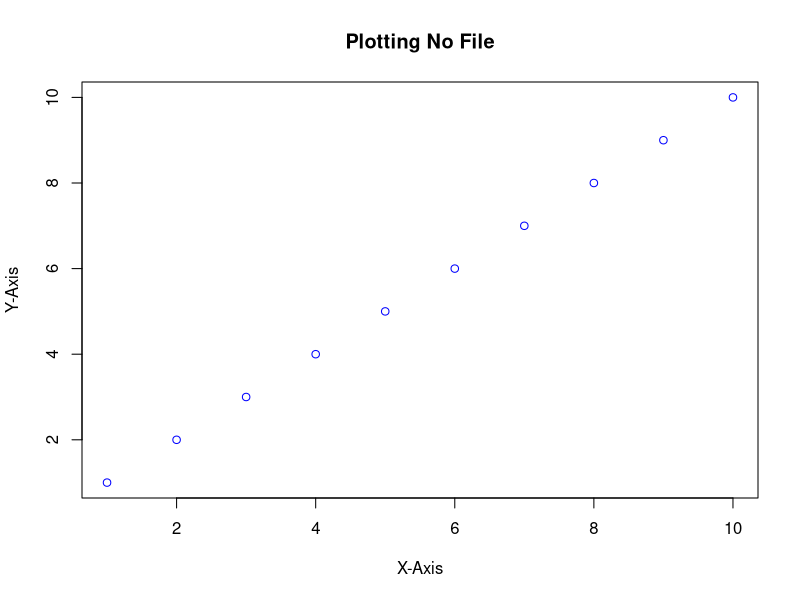
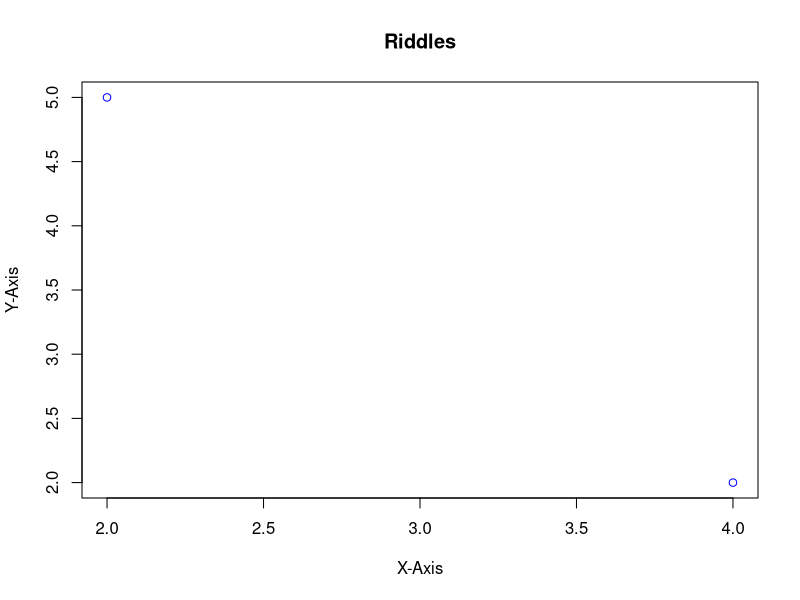
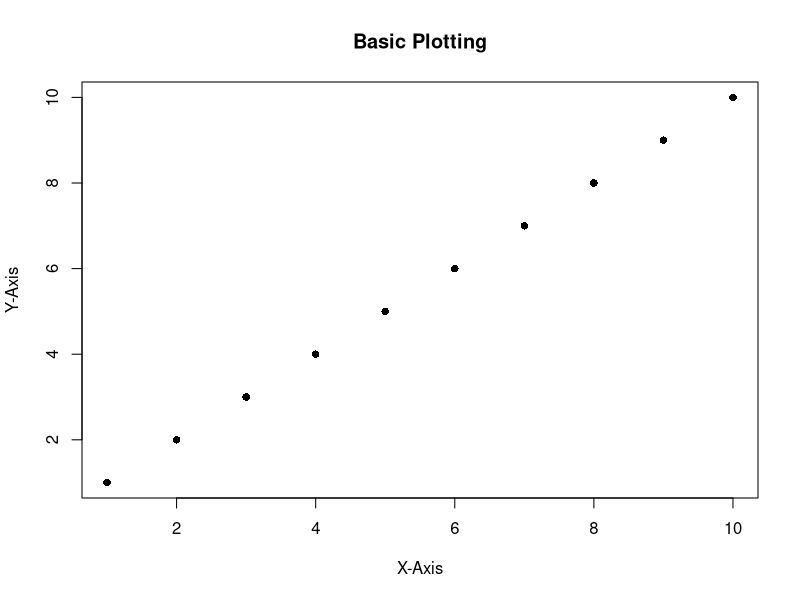
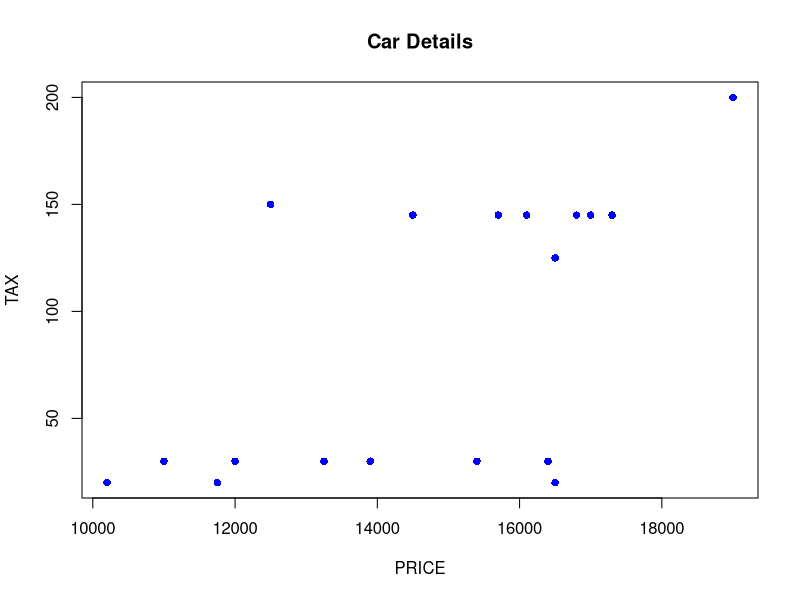

These charts were generated, in order, by the following R code:
# There are several conjectures in Plotting
# Make sure whenever you creating the plot, you are on the root workspace
# png() ->  used to make .png file
# plot() -> used to create the plot
# Kindly check every parameter function

# Here's an simple example
png(filename = "Basic_Plotting.png")
plot(1:10, main = "Basic Plotting", xlab = "X-Axis", ylab = "Y-Axis", pch = 16)
dev.off()

# You can also print it without any files like this
plot(
    1:10,
    main = "Plotting No File",
    xlab = "X-Axis", ylab = "Y-Axis", col = "blue"
)

# Here's a tricky riddles
a <- c(2, 4)
b <- c(5, 2)
plot(main = "Riddles", a, b, xlab = "X-Axis", ylab = "Y-Axis", col = "blue")

# Here's another resource to learn about plotting by using mtcars package
car_details <- read.csv2(
    "Car_Details_Example.csv"
)
png(filename = "Car_Details.png")
plot(
    main = "Car Details", x = car_details$PRICE,
    y = car_details$TAX, xlab = "PRICE", ylab = "TAX",
    col = "blue", pch = 16
)
dev.off()
